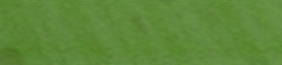
#> input picture cropped_screenshot.png, 282 x 65 px, found by its file name
$ python test2.py
#> lines starting #> are read from the running program, lines starting #| are printed output that depends on the picture; after the words box and inside, x2 and y2 are one past the last pixel; in counts of white or black regions, pixels touching at a corner belong together
import cv2
import numpy as np
import pytesseract
from PIL import Image

def preprocess_for_digits(input_image_path, output_path=None):
    """
    1) Loads the image via OpenCV
    2) Converts to grayscale
    3) Applies a threshold to separate digits from background
    4) (Optional) Applies morphological ops or other transformations
    5) Saves (optional) and returns the processed image (as a PIL Image for Tesseract)
    """
#> called with input_image_path = 'cropped_screenshot.png', output_path = 'debug_processed.png'
    # Load image using OpenCV
    img = cv2.imread(input_image_path, cv2.IMREAD_COLOR)
#> img is the input picture: shape (65, 282, 3); mean B, G, R 57.5, 135.5, 94.6
    if img is None:
        print(f"Failed to load {input_image_path}")
        return None

    # Convert to grayscale
    gray = cv2.cvtColor(img, cv2.COLOR_BGR2GRAY)
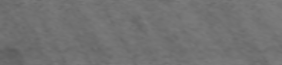
#> gray: shape (65, 282); min 92, max 126, mean 114.4

    # Apply a threshold (Otsu’s or a fixed threshold)
    # Adjust '127' or use cv2.THRESH_OTSU to find an optimal value
    _, thresh = cv2.threshold(gray, 0, 255, cv2.THRESH_BINARY | cv2.THRESH_OTSU)
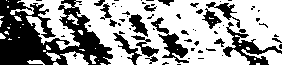
#> thresh: shape (65, 282); 60.8% white; 67 black regions (47 under 20 px), largest, box (x1, y1, x2, y2) and area: (0, 0, 113, 65) 4148, (223, 22, 282, 65) 684, (151, 17, 189, 63) 527

    # (Optional) Erode or dilate if needed:
    # kernel = np.ones((1,1), np.uint8)
    # thresh = cv2.dilate(thresh, kernel, iterations=1)
    # thresh = cv2.erode(thresh, kernel, iterations=1)

    # (Optional) Save processed image for debugging
    if output_path:
        cv2.imwrite(output_path, thresh)

    # Convert back to PIL for pytesseract
    pil_img = Image.fromarray(thresh)
    return pil_img

def read_digits_from_image(input_image_path):
    # Preprocess image for digit recognition
    processed_pil_image = preprocess_for_digits(input_image_path, "debug_processed.png")
    if processed_pil_image is None:
        return None

    # Tesseract config for digits
    custom_config = r"--oem 3 --psm 7 -c tessedit_char_whitelist=0123456789"
    # Explanation:
    # --oem 3 = default engine mode (newest + legacy)
    # --psm 7 = treat the image as a single text line
    # tessedit_char_whitelist=0123456789 = only recognize digits

    # Run Tesseract
#> (the run stopped early here; a loop or call above may not have finished)
